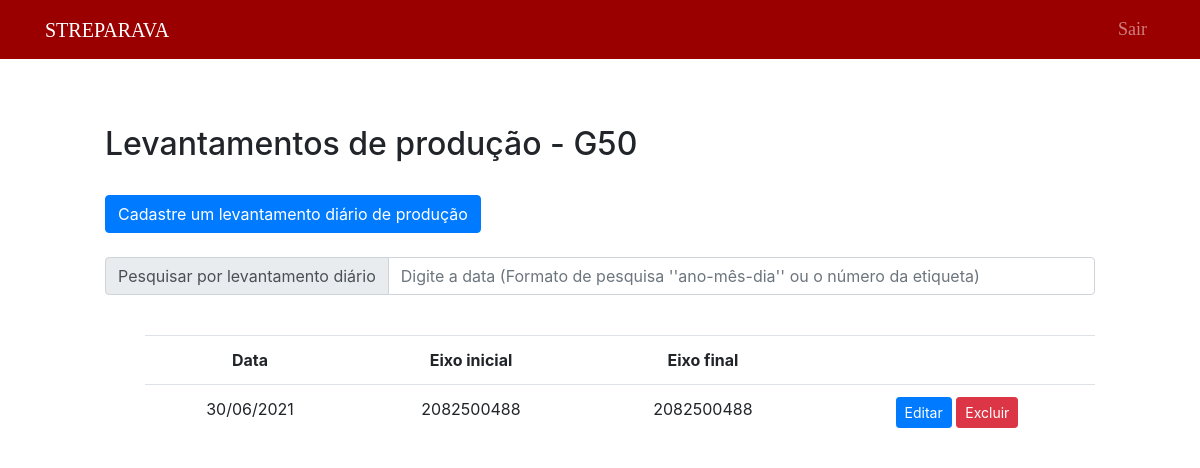
/public/final50/listFinal50.php (signed in), run on an earlier commit of the app's database.
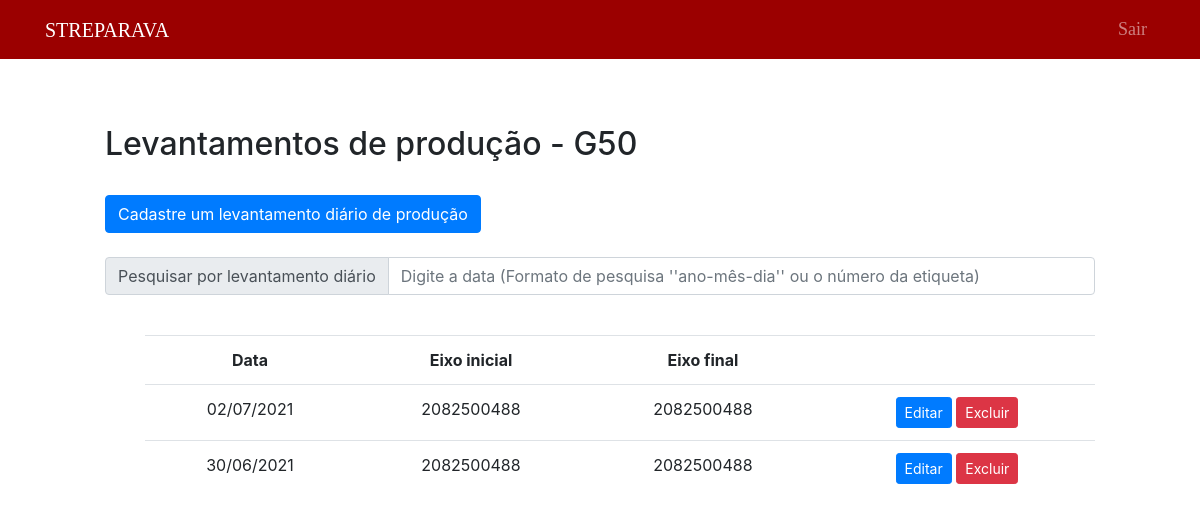
And on a later commit of the database.
### tables this page shows
CREATE TABLE `levantamento50f` (
  `id_levantamento50` int(11) NOT NULL,
  `data` date NOT NULL,
  `prod7` int(11) NOT NULL,
  `t7` int(11) NOT NULL,
  `obs7` text NOT NULL,
  `prod8` int(11) NOT NULL,
  `t8` int(11) NOT NULL,
  `obs8` text NOT NULL,
  `prod9` int(11) NOT NULL,
  `t9` int(11) NOT NULL,
  `obs9` text NOT NULL,
  `prod10` int(11) NOT NULL,
  `t10` int(11) NOT NULL,
  `obs10` text NOT NULL,
  `prod11` int(11) NOT NULL,
  `t11` int(11) NOT NULL,
  `obs11` text NOT NULL,
  `prod12` int(11) NOT NULL,
  `t12` int(11) NOT NULL,
  `obs12` text NOT NULL,
  `prod13` int(11) NOT NULL,
  `t13` int(11) NOT NULL,
  `obs13` text NOT NULL,
  `prod14` int(11) NOT NULL,
  `t14` int(11) NOT NULL,
  `obs14` text NOT NULL,
  `prod15` int(11) NOT NULL,
  `t15` int(11) NOT NULL,
  `obs15` text NOT NULL,
  `prod16` int(11) NOT NULL,
  `t16` int(11) NOT NULL,
  `obs16` text NOT NULL,
  `total` int(11) NOT NULL,
  `tempo_total` int(11) NOT NULL,
  `etiqueta1` bigint(20) NOT NULL,
  `etiqueta2` bigint(20) NOT NULL
);

### public/final50/listFinal50NoSearch.php (the view, shortened to what this page needs)
<?php
include("../../data/connection.php");
$sql = "SELECT *, DATE_FORMAT(data,'%d/%m/%Y') as datas FROM levantamento50f order by data DESC";
$dadosLevantamento50 = $connection->query($sql);
if ($dadosLevantamento50->num_rows > 0) {
?>
    <div style="margin-left: 100px; margin-right: 100px;">
        <br>
        <table class="table" style="text-align: center;">
            <tr>
                <th>Data</th>
                <th>Eixo inicial</th>
                <th>Eixo final</th>
                <th></th>
            </tr>
            <?php
            while ($exibir = $dadosLevantamento50->fetch_assoc()) {
            ?>
                <tr>
                    <td><?php echo $exibir["datas"] ?></td>
                    <td><?php echo $exibir["etiqueta1"] ?></td>
                    <td><?php echo $exibir["etiqueta2"] ?></td>
                    <td>
                        <button type="button" class="btn btn-primary btn-sm">
                            <a href="editFinal50.php?id=<?php echo $exibir["id_levantamento50"] ?>" style="text-decoration: none; color: white">Editar</a>
                        </button>
                        <button type="submit" class="btn btn-danger btn-sm" formmethod="post">
                            <a href="deleteFinal50.php?id=<?php echo $exibir["id_levantamento50"] ?>" style="text-decoration: none; color: white"> Excluir </a>
                        </button>
                    </td>
                </tr>
            <?php
            }
            ?>
        </table>
    </div>
<?php
} else { ?>
    <div style="margin-left: 100px; margin-right: 100px;">
    <?php
    echo "Nenhum registro encontrado.";
}
    ?>

What changed in the data, as far as the page shows it:
added levantamento50f: datas "02/07/2021", etiqueta1 "2082500488", etiqueta2 "2082500488"
